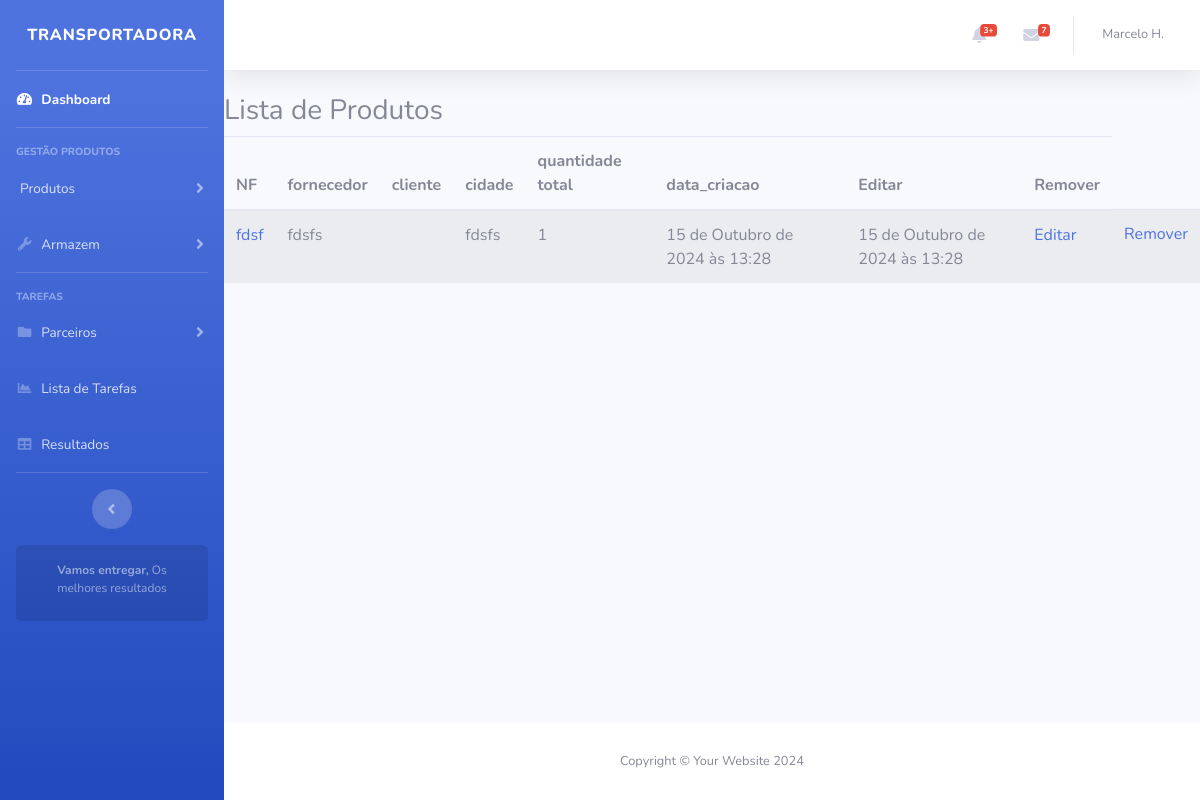
The page /listarprodutos on the database as committed earlier.
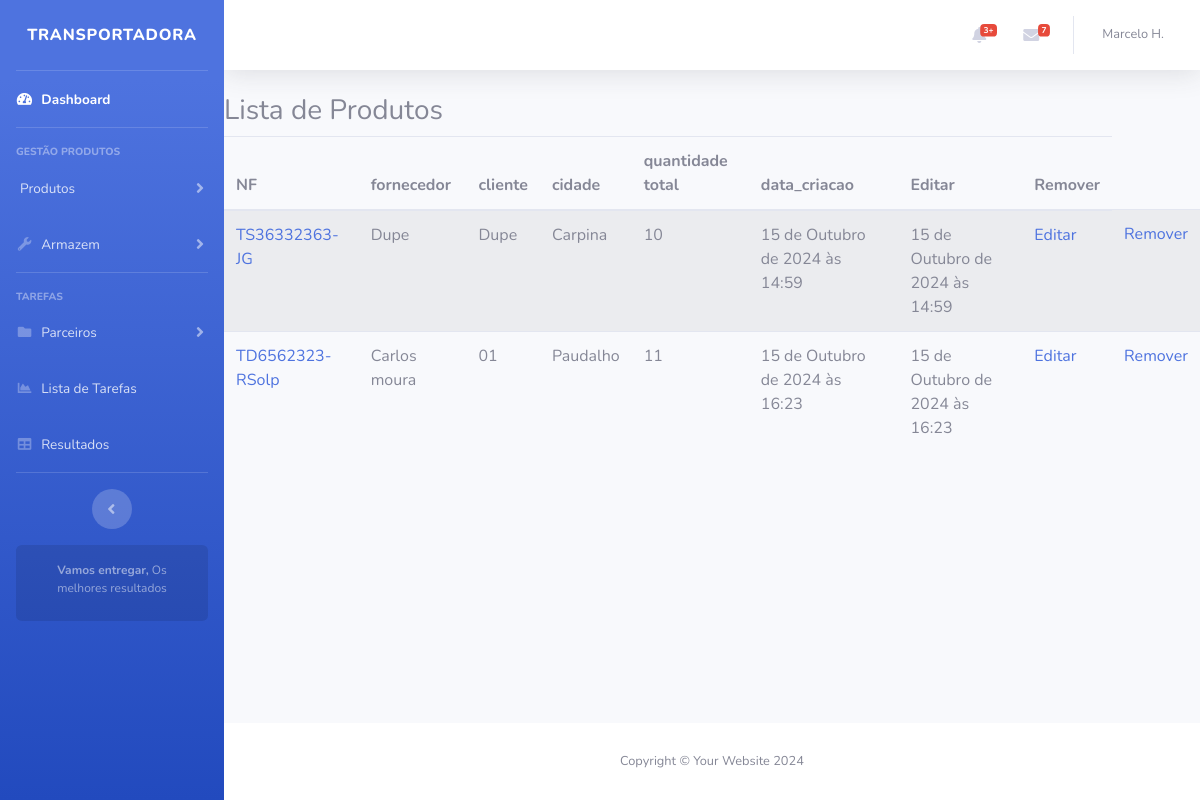
The same page on the database as committed later.
### armazenamento/models.py (models this page shows, shortened)
class Produto(models.Model):
    NF = models.CharField(max_length=100)
    fornecedor = models.CharField(max_length=50, unique=True)
    cidade = models.CharField(max_length=50, unique=False)
    cliente = models.CharField(max_length=50, blank=True, null=True)
    quantidade_total = models.PositiveIntegerField(default=0)
    data_criacao = models.DateTimeField(auto_now_add=True)

### armazenamento/views.py (the view)
# urls.py: path('listarprodutos', lista_produtos, name='listarprodutos'),
def lista_produtos(request):
    produtos = Produto.objects.all()
    return render(request, 'Produto_estoque.html', {'produtos':produtos})

### armazenamento/templates/Produto_estoque.html
{% extends 'base.html' %}
{% block material %}
<h3> Lista de Produtos</h3>
<table class="table table-striped">
    <thead>
        <tr>
            <th scope="col">NF</th>
            <th scope="col">fornecedor</th>
            <th scope="col">cliente</th>
            <th scope="col">cidade</th>
            <th scope="col">quantidade total</th>
            <th scope="col">data_criacao</th>
            <th scope="col">Editar</th>
            <th scope="col">Remover</th>
        </tr>
    </thead>
    {% for produto in produtos %}
        <tr>
            <td><a href="#">{{produto.NF}}</a></td>
            <td>{{produto.fornecedor}}</td>
            <td>{{produto.cliente}}</td>
            <td>{{ produto.cidade}}</td>
            <td>{{ produto.quantidade_total}}</td>
            <td>{{ produto.data_criacao}}</td>
            <td>{{ produto.data_criacao}}</td>
            <td><a href="{% url 'editarproduto' produto.id %}">Editar</a></td>
            <td><a href="#">Remover</a></td>
        </tr>
    {% endfor %}
</table>
{% endblock %}

Rows that differ between the two databases and show on the page:
removed Produto: NF "fdsf", fornecedor "fdsfs", cidade "fdsfs", quantidade_total "1", data_criacao "15 de Outubro de 2024 às 13:28"
added Produto: NF "TS36332363-JG", fornecedor "Dupe", cliente "Dupe", cidade "Carpina", quantidade_total "10", data_criacao "15 de Outubro de 2024 às 14:59"
added Produto: NF "TD6562323-RSolp", fornecedor "Carlos moura", cliente "01", cidade "Paudalho", quantidade_total "11", data_criacao "15 de Outubro de 2024 às 16:23"
